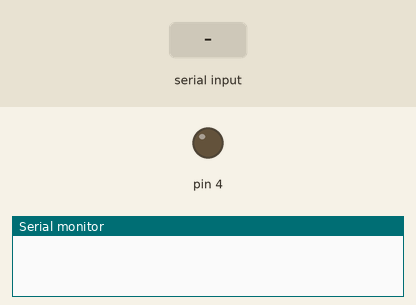
A sketch run on a simulated Arduino Uno, built with avr-gcc and run on an emulated ATmega328P. Parts: output pins drawn as LEDs (lit = HIGH), the last lines printed to the serial monitor. The inputs (shaded band) are chosen by the test bench.

Above: at 1.2 s.
1.3 s: "A" received over Serial
At 2.5 s:
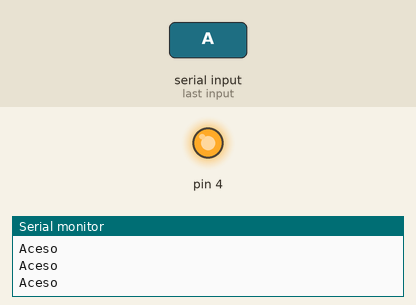
2.8 s: "p" received over Serial
At 3.7 s:
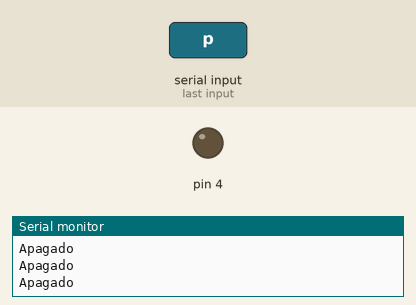
4.7 s: "a" received over Serial
At 5.2 s:
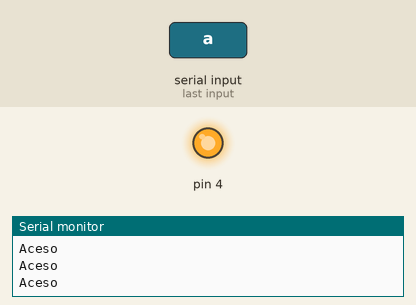
6.2 s: "P" received over Serial
At 7.6 s:
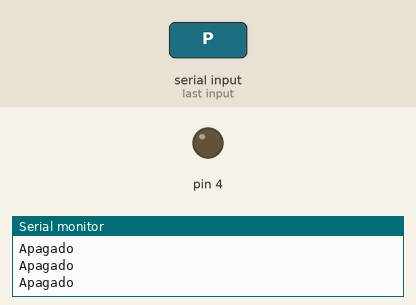
Timing chart, 0 to 8.7 s (numbered marks = the images above; inputs shaded):
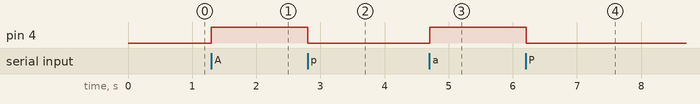

The sketch:

ex2_al2.ino
```cpp
void setup() {
  // put your setup code here, to run once:
  Serial.begin(9600);
  pinMode(12,INPUT_PULLUP);
  pinMode(4,OUTPUT);
}
int cont=0;
int x=1;
char coisaRecebida;
void loop() {
  // put your main code here, to run repeatedly:
  if(Serial.available()>0){
    coisaRecebida = Serial.read();
  }
  if(coisaRecebida=='A'||coisaRecebida=='a'){
    digitalWrite(4,HIGH);
    Serial.println("Aceso");
    delay(100);
  }
  if(coisaRecebida=='p'||coisaRecebida=='P'){
    digitalWrite(4,LOW);
    Serial.println("Apagado");
    delay(100);
  }

}
```

Measured:
- after the input at 1.3 s, pin 4: LOW → HIGH at once
- after the input at 2.8 s, pin 4: HIGH → LOW at once
- after the input at 4.7 s, pin 4: LOW → HIGH at once
- after the input at 6.2 s, pin 4: HIGH → LOW at once
